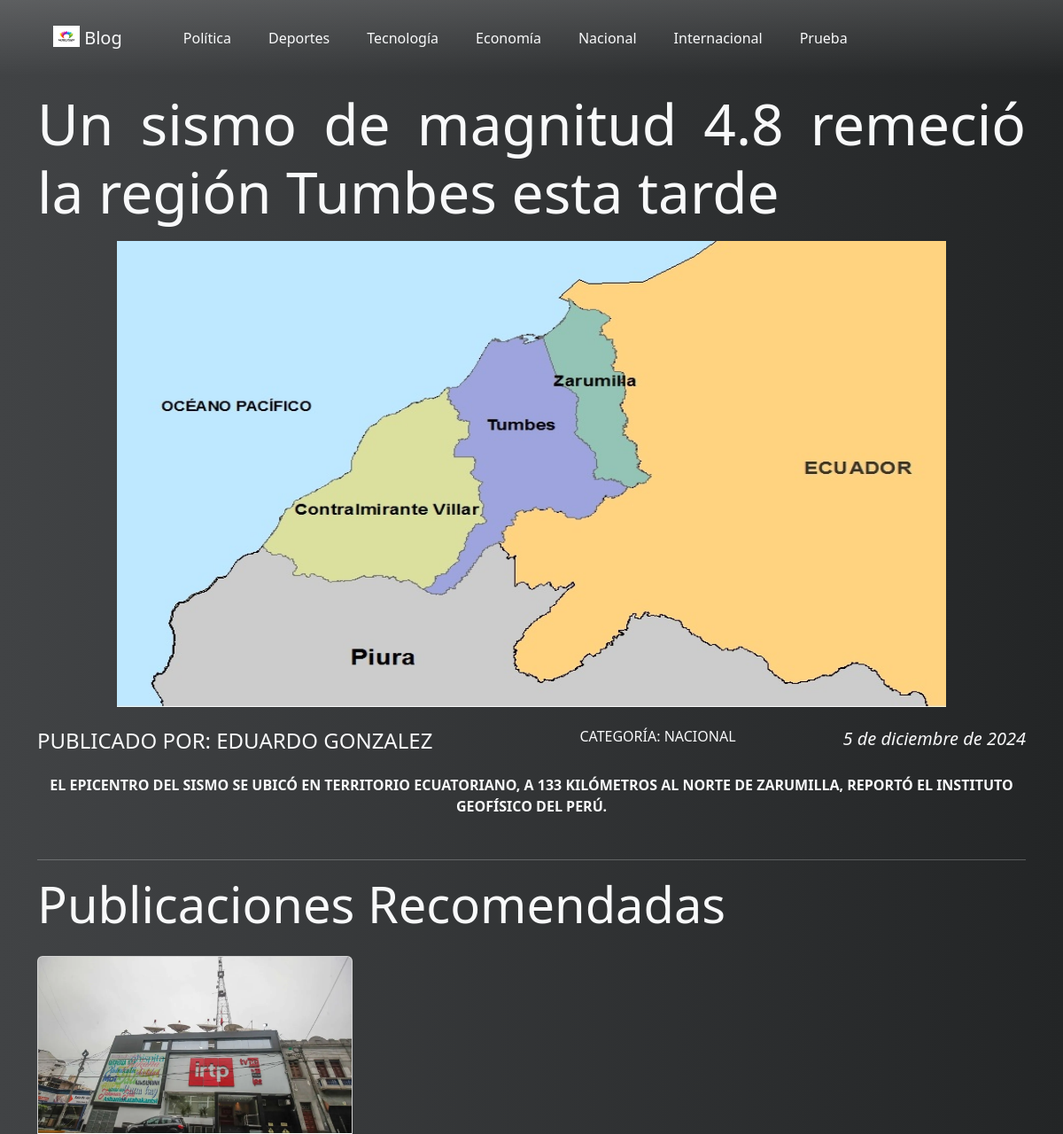
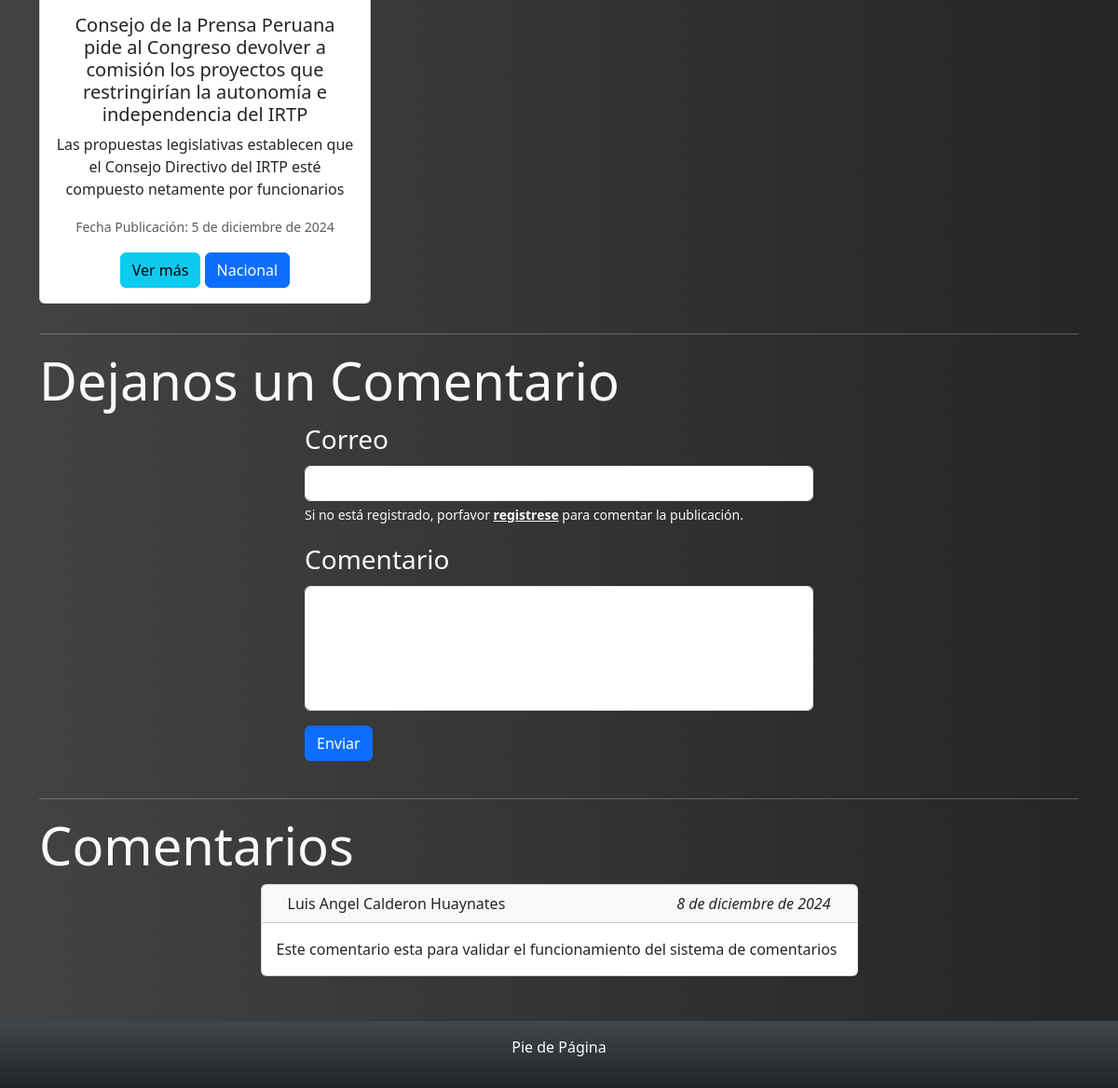
The page /publicacion/6 on the database its author committed (2 pictures, top to bottom).
### main_blog/models.py (models this page shows, shortened)
class Categoria(models.Model):
    id = models.AutoField('Id', primary_key=True)
    nombre = models.CharField('Nombre', max_length=75)
    fecha_registro = models.DateField('Fecha Registro', auto_now=False, auto_now_add=True)
    fecha_modificacion = models.DateField('Fecha Modificación', auto_now=True)
    estado = models.BooleanField('Categoria Activa/No Activa', default=True)
    def __str__(self) -> str:
        return self.nombre

class Publicacion(models.Model):
    id = models.AutoField('Id', primary_key=True)
    titulo = models.CharField('Título', blank=False, null=False, max_length=200)
    contenido = QuillField()
    descripcion = models.CharField('Descripción', max_length=150,
                                   default='Descripción de la publicación',
                                   null=False, blank=True)
    fecha_publicacion = models.DateField('Fecha Publicación', auto_now_add=True, auto_now=False)
    imagen = models.ImageField('Imagen', blank=True, upload_to='publicaciones')
    estado = models.BooleanField('Publicación Activa/No Activa', default=True)
    autor = models.ForeignKey(User, on_delete=models.SET_NULL, null=True)
    categoria = models.ForeignKey(Categoria, on_delete=models.SET_NULL, null=True)
    class Meta:
        verbose_name = 'Publicación'
        verbose_name_plural = 'Publicaciones'

class ComentarioAutor(models.Model):
    id = models.AutoField('Id', primary_key=True)
    contenido = models.TextField('Contenido', null=False, blank=False)
    fecha_publicacion = models.DateField('Fecha Publicación', auto_now_add=True, auto_now=False)
    autor = models.ForeignKey(User, on_delete=models.CASCADE)
    publicacion = models.ForeignKey(Publicacion, on_delete=models.CASCADE)
    class Meta:
        verbose_name = 'Comentario Autor'
        verbose_name_plural = 'Comentarios Autor'

### main_blog/views.py (the view, shortened to what this page needs)
# urls.py: path('publicacion/<int:id_publicacion>', publicacion, name='publicacion'),
def publicacion(request, id_publicacion):
    try:
        publicacion = Publicacion.objects.get(pk=id_publicacion, estado=True)
        categoria_publicacion = publicacion.categoria
        otras_publicaciones = Publicacion.objects.filter(
            categoria=categoria_publicacion,
            estado=True).exclude(
                pk=id_publicacion).order_by('-fecha_publicacion')[:3]
        categorias = Categoria.objects.filter(estado=True).order_by('-fecha_registro')
        autor_comentarios = ComentarioAutor.objects.filter(
            publicacion=publicacion).order_by('-fecha_publicacion')
        lector_comentarios = ComentarioLector.objects.filter(
            publicacion=publicacion).order_by('-fecha_publicacion')
        context = {
            'publicacion':publicacion,
            'categorias':categorias,
            'otros':otras_publicaciones,
            'autor_comentarios':autor_comentarios,
            'lector_comentarios':lector_comentarios
        }
        return render(request, 'publicacion.html', context)
    except Publicacion.DoesNotExist:
        return render(request, 'error.html')

### main_blog/templates/publicacion.html (shortened to what this page needs)
{% extends 'index.html' %}
{% block contenido %}
<div class="container">
    <div class="row text-light">
        <h1 class="display-3" style="text-align: justify;">{{ publicacion.titulo }}</h1>
        <img src="../media/{{ publicacion.imagen }}" id="img-publicacion" class="rounded mx-auto d-block my-2" alt="imagen publicacion">
    </div>
    <div class="row text-light">
        <div class="col-6">
            <h4 class="text-start text-uppercase py-3">Publicado por: {{ publicacion.autor.first_name }} {{ publicacion.autor.last_name }}</h3>
        </div>
        <div class="col-3">
            <h6 class="text-center text-uppercase py-3">Categoría: {{ publicacion.categoria.nombre }}</h4>
        </div>
        <div class="col-3">
            <h5 class="text-end py-3 fst-italic">{{ publicacion.fecha_publicacion }}</h5>
        </div>
    </div>
    <div class="row text-light">
        <p style="text-align: justify;" class="text-center text-uppercase fw-bold">{{ publicacion.descripcion }}</p>
    </div>
</div>
<div class="container">
    <div class="row text-light">
    </div>
</div>
<div class="container">
    <hr class="text-light">
</div>
{% endblock %}
{% block recomendados %}
<div class="container">
    <div class="row text-light">
        <h1 class="display-4">Publicaciones Recomendadas</h1>
    </div>
    <div class="row text-center ">
        {% for otro in otros %}
        <div class="col-sm-12 col-md-6 col-lg-4 col-xl-4 my-3">
            <div class="card">
                {% if otro.imagen %}
                <img src="../media/{{ otro.imagen }}" class="card-img-top" id="img-normalize"
                    alt="imagen publicación">
                {% else %}
                <img src="../../media/3x2.webp" class="card-img-top" id="img-normalize" alt="3x2-default">
                {% endif %}
                <div class="card-body">
                    <h5 class="card-title">{{ otro.titulo }}</h5>
                    <p class="card-text">{{ otro.descripcion }}</p>
                    <p class="card-text"><small class="text-body-secondary">Fecha Publicación:
                         {{otro.fecha_publicacion }}</small></p>
                    <a href="/publicacion/{{ otro.id }}" class="btn btn-info">Ver más</a>
                    <a href="/categoria/{{ otro.categoria.nombre }}" class="btn btn-primary">{{ otro.categoria }}</a>
                </div>
            </div>
        </div>
        {% endfor %}
    </div>
</div>
<div class="container">
    <hr class="text-light">
</div>
<div class="container">
    <div class="row text-light">
        <h1 class="display-4">Dejanos un Comentario</h1>
    </div>
    <div class="row justify-content-around">
        <div class="col-6 text-light pb-4">
            <form action="" method="post">
                {% if request.user.is_authenticated %}
                <div class="mb-3">
                    <label for="exampleInputEmail1" class="form-label fs-3">Correo</label>
                    <input type="email" name="correo" class="form-control" value="{{ request.user.email }}" readonly id="exampleInputEmail1" aria-describedby="emailHelp">
                </div>
                {% else %}
                <div class="mb-3">
                    <label for="exampleInputEmail1" class="form-label fs-3">Correo</label>
                    <input type="email" name="correo" class="form-control" id="exampleInputEmail1" aria-describedby="emailHelp">
                    <div id="emailHelp" class="form-text text-light">
                        Si no está registrado, porfavor <a href="/registro/" class="alert-link">registrese</a> para comentar la publicación.
                    </div>
                </div>
                {% endif %}
                <div class="mb-3">
                    <label for="exampleInputPassword1" class="form-label fs-3">Comentario</label>
                    <textarea class="form-control" name="comentario" id="exampleFormControlTextarea1" required rows="5" style="resize: none;"></textarea>
                </div>
                <button type="submit" class="btn btn-primary">Enviar</button>
            </form>
        </div>
    </div>
</div>
<div class="container">
    <hr class="text-light">
</div>
<div class="container">
    <div class="row text-light">
        <h1 class="display-4">Comentarios</h1>
    </div>
    <div class="row justify-content-around">
        <div class="col-7 text-light pb-4">
            {% for autor_comentario in autor_comentarios %}
            <div class="card mb-4">
                <div class="card-header">
                    <div class="container">
                        <div class="row">
                            <div class="col-6">
                                {{ autor_comentario.autor.first_name }} {{ autor_comentario.autor.last_name }}
                            </div>
                            <div class="col-6 text-end fst-italic">
                                {{ autor_comentario.fecha_publicacion }}
                            </div>
                        </div>
                    </div>
                </div>
                <div class="card-body">
                    <p class="card-text">{{ autor_comentario.contenido }}</p>
                </div>
            </div>
            {% endfor %}
        </div>
    </div>
</div>
{% endblock %}

### main_blog/templates/index.html (shortened to what this page needs)
{% load static %}
<!DOCTYPE html>
<html lang="es">
<head>
    <link href="https://cdn.jsdelivr.net/npm/bootstrap@5.3.3/dist/css/bootstrap.min.css" rel="stylesheet"
>
    <link rel="stylesheet" href="{% static 'css/style.css' %}">
</head>
<body>
    <nav class="navbar navbar-expand-lg py-3 mb-3 bg-transparent bg-gradient">
        <div class="container-fluid">
            <a class="navbar-brand text-light mx-5" href="/">
                <img src="{% static 'img/logo3.avif' %}" alt="Logo" width="30" height="24"
                    class="d-inline-block align-text-top">
                Blog
            </a>
            <div class="collapse navbar-collapse" id="navbarNavAltMarkup">
                <div class="navbar-nav">
                    {% for categoria in categorias %}
                    <button class="btn bg-transparent">
                        <a class="nav-link active text-light" aria-current="page" href="/categoria/{{ categoria.nombre }}">{{ categoria.nombre }}</a>
                    </button>
                    {% endfor %}
                </div>
            </div>
        </div>
    </nav>
    {% block contenido %}{% endblock %}
    {% block recomendados %}
    {% endblock %}
    {% block pie_pagina %}
    <footer class="py-3 text-light text-center bg-dark bg-gradient">
        <p>Pie de Página</p>
    </footer>
    {% endblock %}
</body>
</html>

### main_blog/static/css/style.css (style rules this page uses)
body { background: #232526; background: -webkit-linear-gradient(to right, #414345, #232526); background: linear-gradient(to right, #414345, #232526); }
#img-normalize { max-height: 246px; }
#img-publicacion { max-height: 526px; max-width: 960px; }

### rows shown on the page
Categoria: nombre "Política"
Categoria: nombre "Deportes"
Categoria: nombre "Tecnología"
Categoria: nombre "Economía"
Categoria: nombre "Nacional"
Categoria: nombre "Internacional"
Categoria: nombre "Prueba"
Publicacion: titulo "Un sismo de magnitud 4.8 remeció la región Tumbes esta tarde", imagen (picture), autor.first_name "EDUARDO", autor.last_name "GONZALEZ", categoria.nombre "NACIONAL", fecha_publicacion "5 de diciembre de 2024", descripcion "EL EPICENTRO DEL SISMO SE UBICÓ EN TERRITORIO ECUATORIANO, A 133 KILÓMETROS AL NORTE DE ZARUMILLA, REPORTÓ EL INSTITUTO GEOFÍSICO DEL PERÚ."
Publicacion: imagen (picture), titulo "Consejo de la Prensa Peruana pide al Congreso devolver a comisión los proyectos que restringirían la autonomía e independencia del IRTP", descripcion "Las propuestas legislativas establecen que el Consejo Directivo del IRTP esté compuesto netamente por funcionarios", fecha_publicacion "5 de diciembre de 2024", categoria "Nacional"
ComentarioAutor: autor.first_name "Luis Angel", autor.last_name "Calderon Huaynates", fecha_publicacion "8 de diciembre de 2024", contenido "Este comentario esta para validar el funcionamiento del sistema de comentarios"
